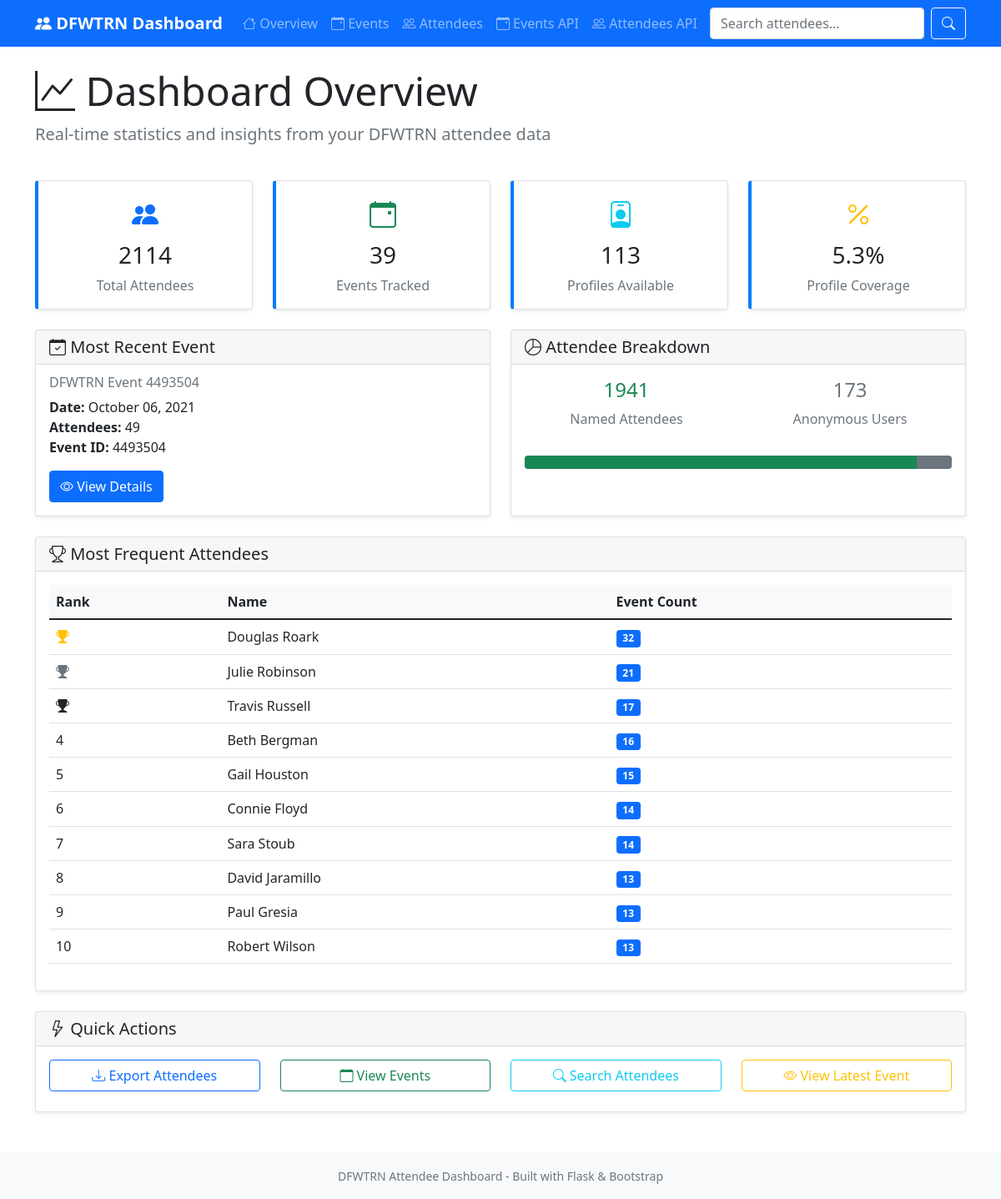
Before: / with the older database file.
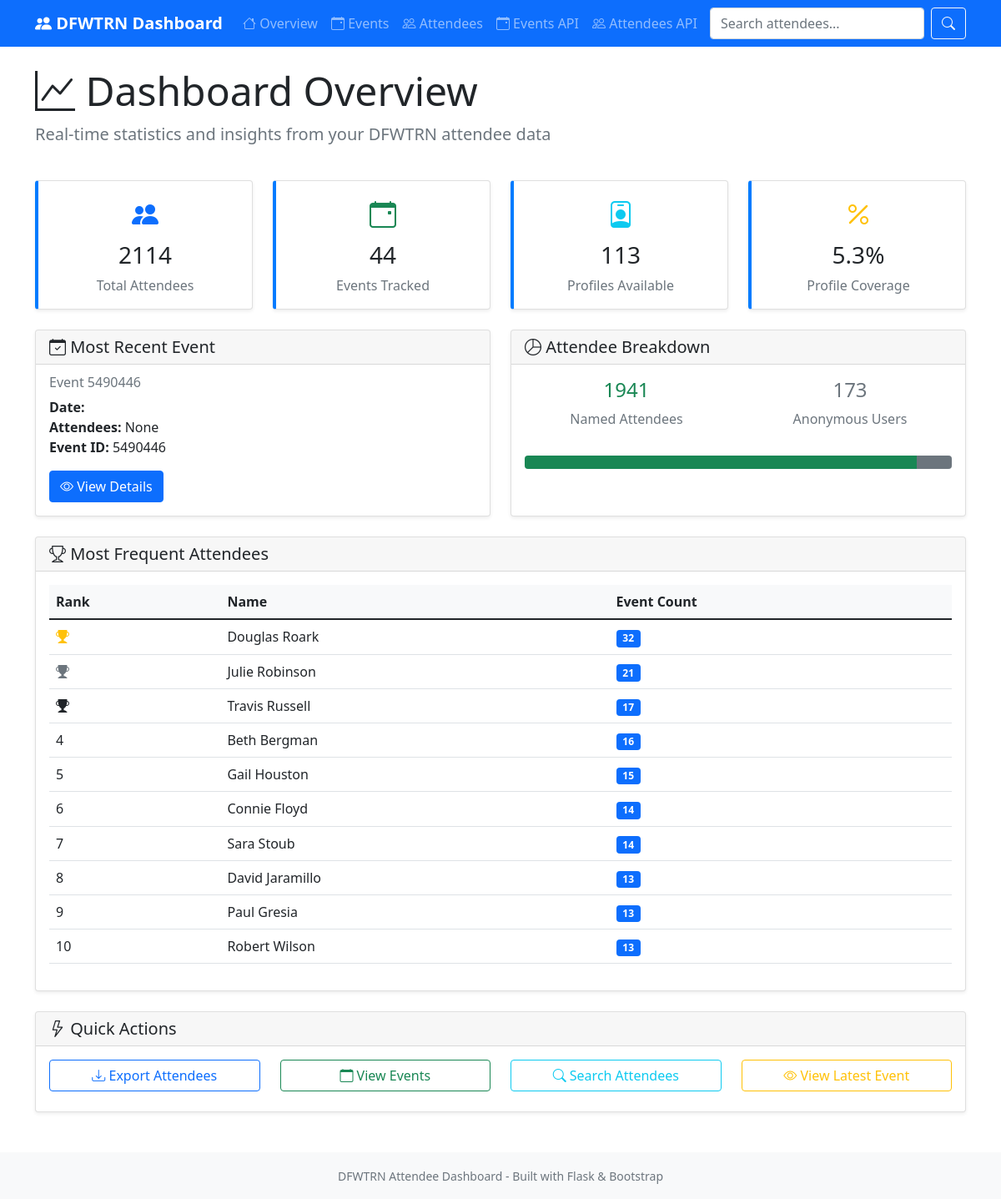
After: the same page with the newer database file.
### tables this page shows
CREATE TABLE events (
    id INTEGER PRIMARY KEY,
    event_name TEXT,
    event_date TEXT,
    event_url TEXT,
    total_attendees INTEGER,
    created_at TIMESTAMP DEFAULT CURRENT_TIMESTAMP
);

### attendee_dashboard.py (the view)
@app.route('/')
def index():
    db = get_db()
    total_attendees = db.execute('SELECT COUNT(*) FROM attendees').fetchone()[0]
    total_events = db.execute('SELECT COUNT(*) FROM events').fetchone()[0]
    total_profiles = db.execute('SELECT COUNT(*) FROM attendee_profiles').fetchone()[0]
    recent_event = db.execute('''
        SELECT * FROM events
        ORDER BY created_at DESC
        LIMIT 1
    ''').fetchone()
    top_names = db.execute('''
        SELECT first_name, last_name, COUNT(*) as count
        FROM attendees
        WHERE is_anonymous = 0
        GROUP BY first_name, last_name
        ORDER BY count DESC
        LIMIT 10
    ''').fetchall()
    anonymous_count = db.execute('''
        SELECT COUNT(*) FROM attendees WHERE is_anonymous = 1
    ''').fetchone()[0]
    named_count = total_attendees - anonymous_count
    db.close()
    return render_template('index.html',
                         total_attendees=total_attendees,
                         total_events=total_events,
                         total_profiles=total_profiles,
                         recent_event=recent_event,
                         top_names=top_names,
                         anonymous_count=anonymous_count,
                         named_count=named_count)

### attendee_dashboard.py (called while the page is built)
def get_db():
    db = sqlite3.connect(app.config['DATABASE'])
    db.row_factory = sqlite3.Row
    return db

@app.template_filter('date_format')
def date_format(value):
    if not value:
        return ''
    try:
        dt = datetime.strptime(value, '%d %b %Y')
        return dt.strftime('%B %d, %Y')
    except:
        return value

### templates/index.html (shortened to what the changed rows need)
{% extends "base.html" %}
{% block content %}
<div class="row mb-4">
    <div class="col">
        <h1 class="display-5">
            <i class="bi bi-graph-up"></i> Dashboard Overview
        </h1>
    </div>
</div>
<div class="row mb-4">
    <div class="col-md-3">
        <div class="card stats-card h-100">
            <div class="card-body text-center">
                <i class="bi bi-calendar-event text-success" style="font-size: 2rem;"></i>
                <h3 class="card-title mt-2">{{ total_events }}</h3>
                <p class="card-text text-muted">Events Tracked</p>
            </div>
        </div>
    </div>
</div>
<div class="row">
    <div class="col-md-6">
        <div class="card h-100">
            <div class="card-body">
                {% if recent_event %}
                <h6 class="card-subtitle mb-2 text-muted">{{ recent_event.event_name }}</h6>
                <p class="card-text">
                    <strong>Date:</strong> {{ recent_event.event_date | date_format }}<br>
                    <strong>Attendees:</strong> {{ recent_event.total_attendees }}<br>
                    <strong>Event ID:</strong> {{ recent_event.id }}
                </p>
                <a href="{{ url_for('event_detail', event_id=recent_event.id) }}" class="btn btn-primary">
                    <i class="bi bi-eye"></i> View Details
                </a>
                {% else %}
                <p class="text-muted">No events found</p>
                {% endif %}
            </div>
        </div>
    </div>
</div>
<div class="row mt-4">
    <div class="col-12">
        <div class="card">
            <div class="card-body">
                {% if top_names %}
                <div class="table-responsive">
                    <table class="table table-hover">
                        <thead>
                            <tr>
                                <th>Rank</th>
                                <th>Name</th>
                                <th>Event Count</th>
                            </tr>
                        </thead>
                    </table>
                </div>
                {% else %}
                <p class="text-muted">No attendee data available</p>
                {% endif %}
            </div>
        </div>
    </div>
</div>
{% endblock %}

Changed rows visible on the page:
no longer on this page (row unchanged): events: event_name "DFWTRN Event 4493504", event_date "October 06, 2021", total_attendees "49", id "4493504"
added events: event_name "Event 5490446", id "5490446"
Other visible differences:
{{ total_events }}: "39" → "44"
{{ recent_event.total_attendees }}: (not shown) → "None"
